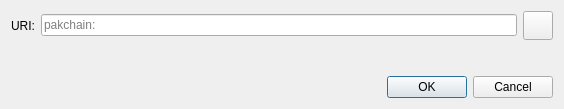
<?xml version="1.0" encoding="UTF-8"?>
<ui version="4.0">
 <class>OpenURIDialog</class>
 <widget class="QDialog" name="OpenURIDialog">
  <property name="geometry">
   <rect>
    <x>0</x>
    <y>0</y>
    <width>564</width>
    <height>109</height>
   </rect>
  </property>
  <property name="windowTitle">
   <string>Open pakchain URI</string>
  </property>
  <layout class="QVBoxLayout" name="verticalLayout">
   <item>
    <layout class="QHBoxLayout" name="horizontalLayout">
     <item>
      <widget class="QLabel" name="label">
       <property name="text">
        <string>URI:</string>
       </property>
      </widget>
     </item>
     <item>
      <widget class="QValidatedLineEdit" name="uriEdit">
       <property name="placeholderText">
        <string notr="true">pakchain:</string>
       </property>
      </widget>
     </item>
     <item>
      <widget class="QToolButton" name="pasteButton">
       <property name="toolTip">
        <string extracomment="Tooltip text for button that allows you to paste an address that is in your clipboard.">Paste address from clipboard</string>
       </property>
       <property name="text">
        <string/>
       </property>
       <property name="icon">
        <iconset resource="../bitcoin.qrc">
         <normaloff>:/icons/editpaste</normaloff>:/icons/editpaste
        </iconset>
       </property>
       <property name="iconSize">
        <size>
         <width>22</width>
         <height>22</height>
        </size>
       </property>
      </widget>
     </item>
    </layout>
   </item>
   <item>
    <spacer name="verticalSpacer">
     <property name="orientation">
      <enum>Qt::Vertical</enum>
     </property>
     <property name="sizeHint" stdset="0">
      <size>
       <width>20</width>
       <height>40</height>
      </size>
     </property>
    </spacer>
   </item>
   <item>
    <widget class="QDialogButtonBox" name="buttonBox">
     <property name="orientation">
      <enum>Qt::Horizontal</enum>
     </property>
     <property name="standardButtons">
      <set>QDialogButtonBox::Cancel|QDialogButtonBox::Ok</set>
     </property>
    </widget>
   </item>
  </layout>
 </widget>
 <customwidgets>
  <customwidget>
   <class>QValidatedLineEdit</class>
   <extends>QLineEdit</extends>
   <header>qt/qvalidatedlineedit.h</header>
  </customwidget>
 </customwidgets>
 <resources/>
 <connections>
  <connection>
   <sender>buttonBox</sender>
   <signal>accepted()</signal>
   <receiver>OpenURIDialog</receiver>
   <slot>accept()</slot>
   <hints>
    <hint type="sourcelabel">
     <x>248</x>
     <y>254</y>
    </hint>
    <hint type="destinationlabel">
     <x>157</x>
     <y>274</y>
    </hint>
   </hints>
  </connection>
  <connection>
   <sender>buttonBox</sender>
   <signal>rejected()</signal>
   <receiver>OpenURIDialog</receiver>
   <slot>reject()</slot>
   <hints>
    <hint type="sourcelabel">
     <x>316</x>
     <y>260</y>
    </hint>
    <hint type="destinationlabel">
     <x>286</x>
     <y>274</y>
    </hint>
   </hints>
  </connection>
 </connections>
</ui>
